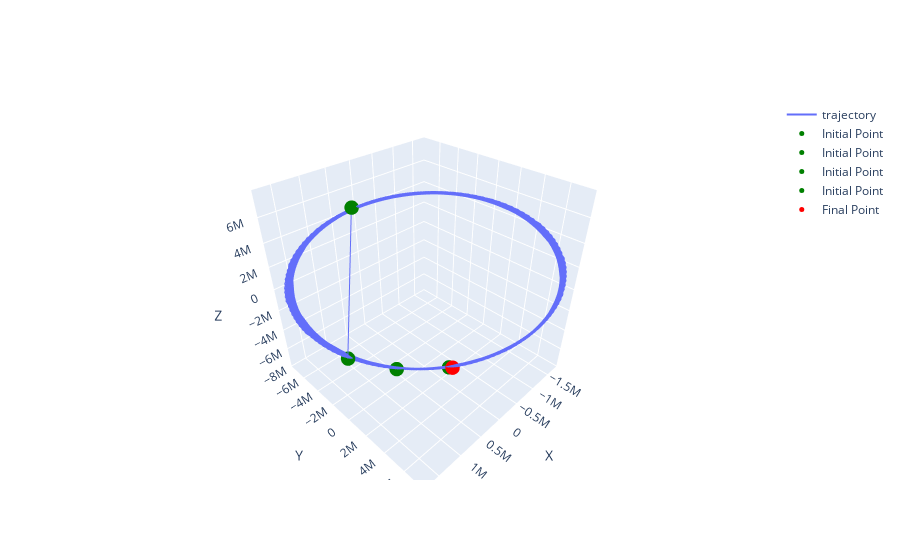

Write notebook code for a chart like this one.
### Code cell
import matplotlib.pyplot as plt
import plotly.graph_objects as go

# Extract x, y, z components
x = states[:, 0]
y = states[:, 1]
z = states[:, 2]

# Create interactive 3D plot
fig = go.Figure(data=[go.Scatter3d(
    x=x,
    y=y,
    z=z,
    mode='lines',
    line=dict(width=2),
    name='trajectory'
)])

# Add initial and final points
fig.add_trace(go.Scatter3d(
    x=[x[0]],
    y=[y[0]],
    z=[z[0]],
    mode='markers',
    marker=dict(size=5, color='green'),
    name='Initial Point'
))

fig.add_trace(go.Scatter3d(
    x=[x[1]],
    y=[y[1]],
    z=[z[1]],
    mode='markers',
    marker=dict(size=5, color='green'),
    name='Initial Point'
))

fig.add_trace(go.Scatter3d(
    x=[x[2]],
    y=[y[2]],
    z=[z[2]],
    mode='markers',
    marker=dict(size=5, color='green'),
    name='Initial Point'
))

fig.add_trace(go.Scatter3d(
    x=[x[3]],
    y=[y[3]],
    z=[z[3]],
    mode='markers',
    marker=dict(size=5, color='green'),
    name='Initial Point'
))

fig.add_trace(go.Scatter3d(
    x=[x[-1]],
    y=[y[-1]],
    z=[z[-1]],
    mode='markers',
    marker=dict(size=5, color='red'),
    name='Final Point'
))

# Labels and title
fig.update_layout(
    scene=dict(
        xaxis_title='X',
        yaxis_title='Y',
        zaxis_title='Z'
    )
)

# Show the plot
fig.show()

### Figure 1 — Plotly figure (JSON) as saved in the notebook; plotly's stock layout.template omitted (floating-point values rounded to 4 significant figures; data arrays with more than 128 entries replaced by an {"elided": "..."} marker saying what was removed)
{"data": [{"line": {"width": 2}, "mode": "lines", "name": "trajectory", "type": "scatter3d", "x": {"elided": "1002 float values"}, "y": {"elided": "1002 float values"}, "z": {"elided": "1002 float values"}}, {"marker": {"color": "green", "size": 5}, "mode": "markers", "name": "Initial Point", "type": "scatter3d", "x": [681400.0], "y": [-4009000.0], "z": [6391000.0]}, {"marker": {"color": "green", "size": 5}, "mode": "markers", "name": "Initial Point", "type": "scatter3d", "x": [1125000.0], "y": [-3844000.0], "z": [-6429000.0]}, {"marker": {"color": "green", "size": 5}, "mode": "markers", "name": "Initial Point", "type": "scatter3d", "x": [510400.0], "y": [-995800.0], "z": [-7497000.0]}, {"marker": {"color": "green", "size": 5}, "mode": "markers", "name": "Initial Point", "type": "scatter3d", "x": [-189700.0], "y": [2020000.0], "z": [-7304000.0]}, {"marker": {"color": "red", "size": 5}, "mode": "markers", "name": "Final Point", "type": "scatter3d", "x": [-215400.0], "y": [2298000.0], "z": [-7218000.0]}], "layout": {"scene": {"xaxis": {"title": {"text": "X"}}, "yaxis": {"title": {"text": "Y"}}, "zaxis": {"title": {"text": "Z"}}}}}
